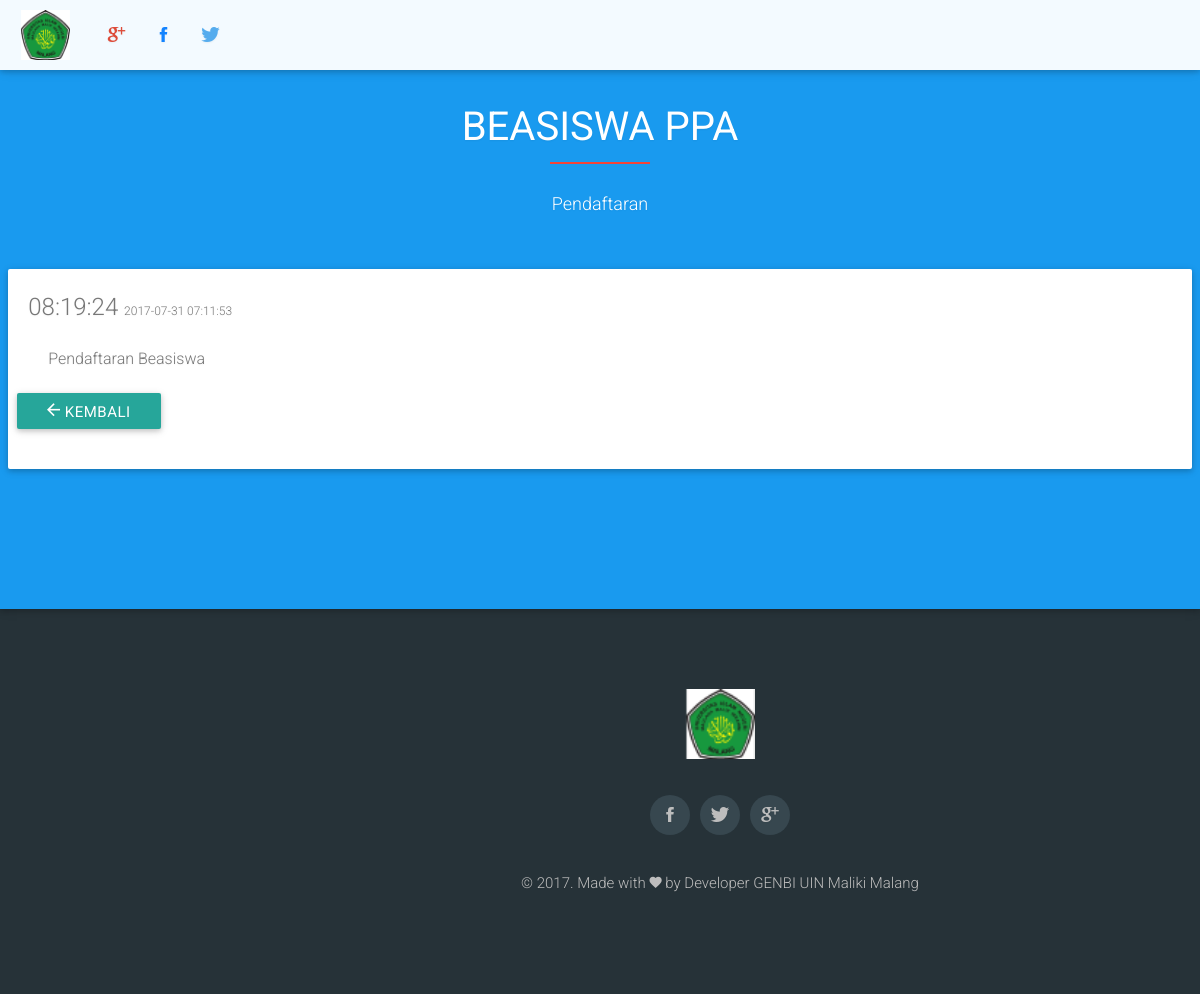
The page /C_dashboard/DetailBerita/1 on the database its author committed.
### tables this page shows
CREATE TABLE `berita` (
  `idBerita` int(11) NOT NULL,
  `judulBerita` text,
  `topikBerita` text,
  `penulisBerita` time DEFAULT NULL,
  `kontenBerita` text,
  `tglInBerita` timestamp NOT NULL DEFAULT CURRENT_TIMESTAMP ON UPDATE CURRENT_TIMESTAMP
);

### application/controllers/C_dashboard.php (called while the page is built, shortened)
<?php defined('BASEPATH')OR exit('tidak ada akses di izinkan');
class C_dashboard extends CI_Controller
{
    function __construct()
    {
        $this->load->model('m_dashboard');
    }
    public function DetailBerita($id) {
        $data['berita']= $this->m_dashboard->detailBerita($id)->row();
        $this->load->view('moreInfo', $data);
    }
}

### index.php (called while the page is built, shortened)
<?php
require_once BASEPATH.'core/CodeIgniter.php';

### application/models/M_dashboard.php (called while the page is built, shortened)
<?php
class M_dashboard extends CI_Model
{	function __construct()
{	parent::__construct();
}
    public function detailBerita($id) {
        $data = $this->db->query("select * from berita where idBerita=?", array($id));
        if ($data) {
            return $data;
        } else {
            return false;
        }
    }
}

### application/views/moreInfo.php (the view, shortened to what this page needs)
<!DOCTYPE html>
<html lang="en">
    <head>
        <link href="<?php echo base_url() ?>assets/css/achmad/css/materialize.min.css" rel="stylesheet">
        <link href="<?php echo base_url() ?>assets/css/achmad/css/slider.css" rel="stylesheet" type="text/css">
        <link href="<?php echo base_url() ?>assets/css/achmad/css/animate.css" rel="stylesheet" type="text/css">
        <link href="<?php echo base_url() ?>assets/css/achmad/css/ionicons.min.css" rel="stylesheet" type="text/css">
        <link href="<?php echo base_url() ?>assets/css/achmad/css/style.css" rel="stylesheet" type="text/css">
        <link href="<?php echo base_url() ?>assets/css/achmad/style.min.css" rel="stylesheet" type="text/css">
    </head>
    <body>
        <div id="navigation">
            <nav>
                <div class="container">
                    <div class="nav-wrapper">
                        <a href="#" class="brand-logo"><img src="<?php echo base_url() ?>assets/img/icons/uin.png" alt=""></a>
                        <div class="social-icons">
                            <ul>
                                <li><a class="icon icon-google btn-floating waves-effect" href="#"><i class="ion-social-googleplus"></i></a></li>
                                <li><a class="icon icon-facebook btn-floating waves-effect" href="#"><i class="ion-social-facebook"></i></a></li>
                                <li><a class="icon icon-twitter btn-floating waves-effect" href="#"><i class="ion-social-twitter"></i></a></li>
                            </ul>
                        </div>
                    </div>
                </div>
            </nav>
        </div>
        <section id="faq" class="faq-section sec-padded-1x z-depth-1">
            <div class="container">
                <div class="row">
                    <div class="section">
                        <div class="center-heading">
                            <h3 class="white-text"><?php echo $berita->judulBerita?></h3>
                            <span class="center-line red"></span>
                            <p class="white-text"><?php echo $berita->topikBerita?></p>
                        </div>
                        <div class="card card-panel">
                            <div class="card-header">
                                <div class="card-title">
                                    <?php echo $berita->penulisBerita?>
                                    <small><?php echo $berita->tglInBerita?></small>
                                </div>
                                <div class="card-content">
                                    <p><?php echo $berita->kontenBerita?></p>
                                </div>
                                <div class="row">
                                    <a href="<?php echo base_url('C_dashboard');?>" class="btn btn-info"><i class="ion-android-arrow-back"></i> Kembali</a>
                                </div>
                            </div>
                        </div>
                    </div>
                </div>
            </div>
        </section>
        <footer id="footer" class="footer-main">
            <div class="container">
                <div class="row">
                    <div class="col s12 m8 l8 offset-m2 offset-l2">
                        <div class="center-heading wow fadeIn" data-wow-delay="0.1s">
                            <a href="index-2.html"><img src="<?php echo base_url() ?>assets/img/icons/uin.png" alt=""></a>
                            <ul class="list-inline footer-social">
                                <li><a href="#"><i class="ion-social-facebook waves-effect waves-light"></i></a></li>
                                <li><a href="#"><i class="ion-social-twitter waves-effect waves-light"></i></a></li>
                                <li><a href="#"><i class="ion-social-googleplus waves-effect waves-light"></i></a></li>
                            </ul>
                            <span class="copyrights">&copy; 2017. Made with <i class="ion-android-favorite"></i> by Developer GENBI UIN Maliki Malang</span>
                        </div>
                    </div>
                </div>
            </div>
        </footer>
    </body>
</html>

### assets/css/achmad/css/style.css (style rules this page uses)
*, *::after, *::before { -webkit-box-sizing: border-box; -moz-box-sizing: border-box; box-sizing: border-box; }
body { width: 100%; height: 100%; font-family: 'Roboto', sans-serif; color: #777; overflow-x: hidden; text-shadow: 0 1px 2px rgba(0, 0, 0, 0.05) !important; -webkit-font-smoothing: antialiased !important; -moz-osx-font-smoothing: grayscale !important; }
h1,h2,h3,h4,h5,h6 { margin: 0px; color: #444; }
a { text-decoration: none; }
p { margin: 0px; font-weight: 300; font-size: 16px; line-height: 28px; color: #777; }
.sec-padded-1x { padding: 90px 0; }
section { position: relative; z-index: 1; overflow: hidden; }
section::before { content: ''; position: absolute; top: 0; left: 0; width: 100%; height: 100%; z-index: -1; background-repeat: no-repeat; background-size: cover; background-position: center; background-attachment: scroll; }
.center-heading { position: relative; text-align: center; margin-bottom: 50px; }
.center-heading h3 { font-weight: 400; text-transform: uppercase; font-size: 40px; }
.center-line { width:100px; height: 2px; display: inline-block; margin: 13px auto; }
.center-heading p { font-size: 18px; color: #777; font-weight: 300; line-height: 30px; margin-top: 5px; }
#navigation { position: fixed; top: 0px; z-index: 10; width: 100%; height: 70px; line-height: 70px; }
#navigation nav { height: 70px; line-height: 70px; background-color: rgba(255,255,255,.95); }
#navigation nav a { color: #777; }
#navigation nav .brand-logo { position: relative; top: -10px; display: inline-block; height: 50px; }
#navigation nav .brand-logo img { width: 50px; }
#navigation .social-icons { display: inline-block; margin-left: 20px; }
#navigation .social-icons ul li a { margin: 0 5px; background: none; box-shadow: none; }
#navigation .social-icons ul li a i { position: relative; top: -15px; font-size: 20px; }
#navigation .social-icons .icon-google i { color: #dd4b39; }
#navigation .social-icons .icon-facebook i { color: #1283ff; }
#navigation .social-icons .icon-twitter i { color: #55acee; }
.faq-section { background-color: #199aef; }
.footer-main { padding-top: 80px; padding-bottom: 30px; background-color: #263238; }
.footer-main a img { width: 70px; }
.footer-social { margin: 30px 0; padding: 0; }
.footer-social li { position: relative; display: inline-block; margin: 0 3px; }
.footer-social li:before { content: ""; display: block; width: 4em; height: 4em; position: absolute; top: 50%; left: 50%; border: 1px solid #A8B4C4; border-radius: 1000px; opacity: 0; z-index: 0; cursor: pointer; -webkit-transform: translateX(-50%) translateY(-50%); -moz-transform: translateX(-50%) translateY(-50%); transform: translateX(-50%) translateY(-50%); }
.footer-social li a i { display: block; width:40px; height: 40px; line-height: 40px; text-align: center; background-color: #37474f; color:#bdbdbd; font-size: 20px; border-radius: 50%; -webkit-border-radius: 50%; transition: all 0.3s; -webkit-transition: all 0.3s; -moz-transition: all 0.3s; -o-transition: all 0.3s; -ms-transition: all 0.3s; position: relative; z-index: 1; }
.copyrights { display: block; color: #bdbdbd; font-weight: 300; }

### rows shown on the page
berita: judulBerita "BEASISWA PPA", topikBerita "Pendaftaran", penulisBerita "08:19:24", tglInBerita "2017-07-31 07:11:53", kontenBerita "Pendaftaran Beasiswa"
